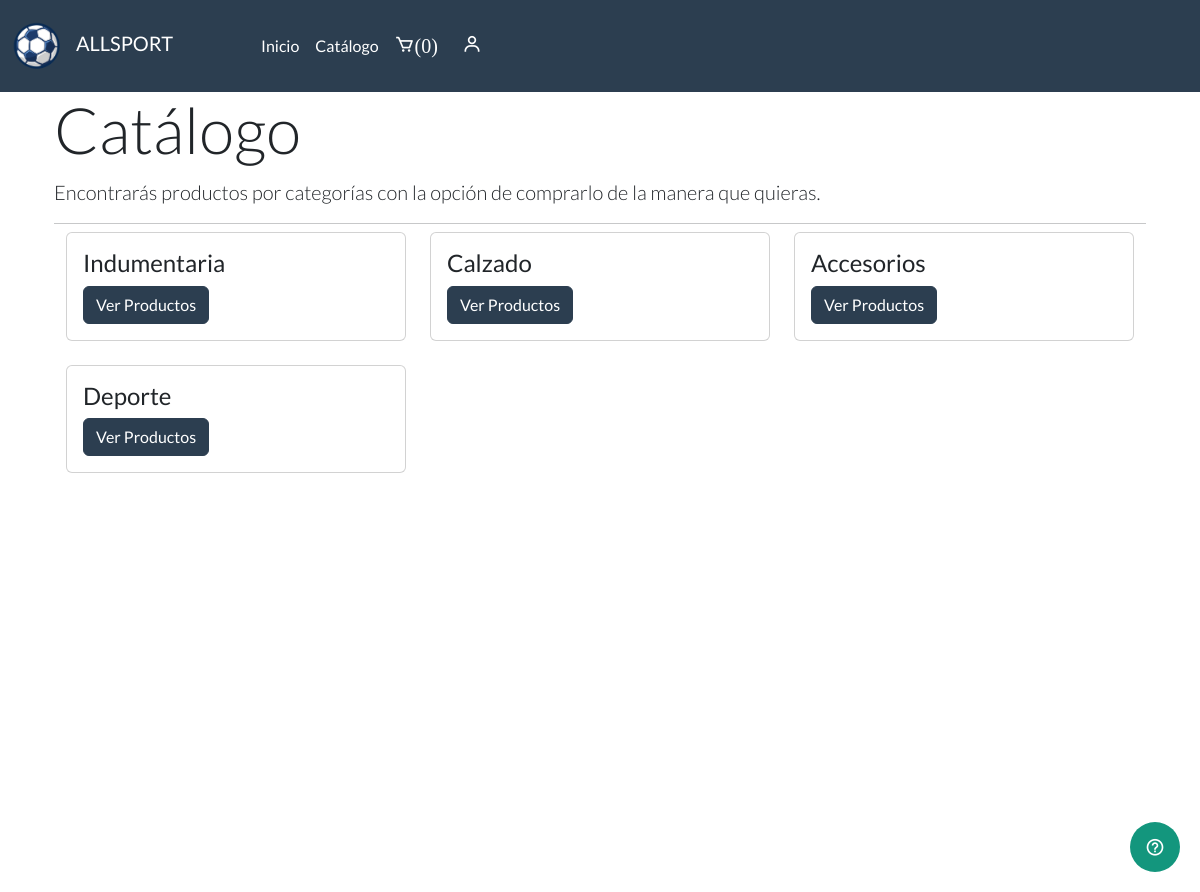
/catalogo.php, run on the app's committed database.
### tables this page shows
CREATE TABLE `categorias` (
  `id_categoria` int(11) NOT NULL,
  `nombre` varchar(255) NOT NULL,
  `descripcion` text NOT NULL
);

### catalogo.php (the view, shortened to what this page needs)
<?php include("template/cabecera.php"); ?>
<div class="d-flex flex-column min-vh-100">
    <?php include("administrador/config/bd.php"); ?>
    <?php
    $sentenciaCategorias = $conexion->prepare("SELECT * FROM categorias");
    $sentenciaCategorias->execute();
    $listaCategorias = $sentenciaCategorias->fetchAll(PDO::FETCH_ASSOC);
    ?>
    <div class="container flex-grow-1">
        <div class="jumbotron">
            <h1 class="display-3">Catálogo</h1>
            <p class="lead">Encontrarás productos por categorías con la opción de comprarlo de la manera que quieras.</p>
            <hr class="my-2">
            <div class="container">
                <div class="row">
                    <?php foreach($listaCategorias as $categoria) { ?>
                        <div class="col-12 col-md-6 col-lg-4">
                            <div class="card mb-4">
                                <div class="card-body">
                                    <h4 class="card-title"><?php echo $categoria['nombre']; ?></h4>
                                    <a href="productos_por_categoria.php?id_categoria=<?php echo $categoria['id_categoria']; ?>" class="btn btn-primary">Ver Productos</a>
                                </div>
                            </div>
                        </div>
                    <?php } ?>
                </div>
            </div>
        </div>
    </div>
    <?php include("ayuda.php"); ?>
    <?php include("template/pie.php"); ?>

### data on the page
categorias: nombre "Indumentaria"
categorias: nombre "Calzado"
categorias: nombre "Accesorios"
categorias: nombre "Deporte"
